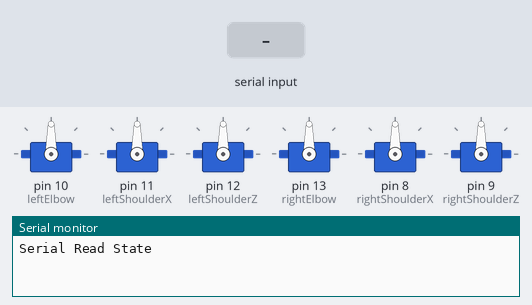
Simulated run of this sketch. Board: Arduino Uno, built with avr-gcc and run on an emulated ATmega328P. Shown: 6 × servo, the last lines printed to the serial monitor. The inputs (shaded band) are chosen by the test bench.

Above: at 1.2 s.
1.3 s: "90,45,200,10,150,30\n" received over Serial
At 2.58 s:
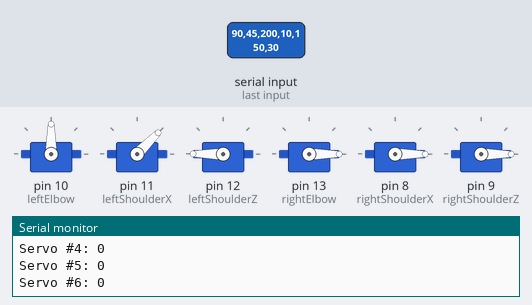
4.1 s: "30,150,10,200,45,90\n" received over Serial
At 4.68 s:
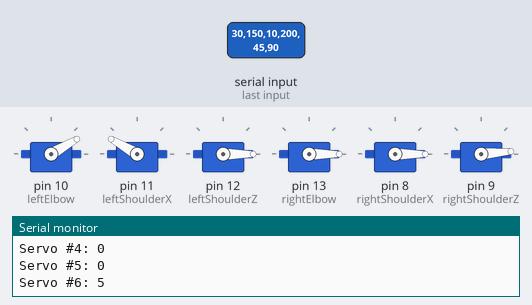
Timing chart, 0 to 7.1 s (numbered marks = the images above; inputs shaded):
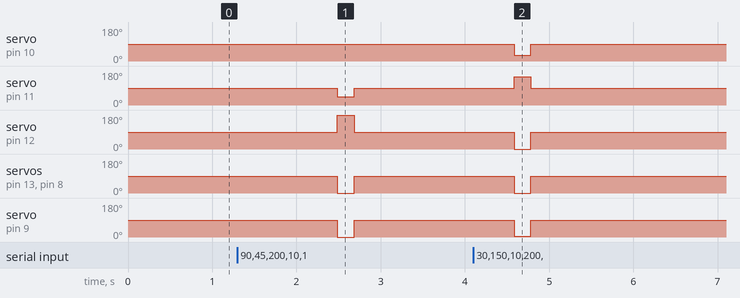

Measured:
- after the input at 1.3 s, servo on pin 11 (leftShoulderX): 90° → 45° after 1.2 s, → 90° 0.20 s later; servo on pin 12 (leftShoulderZ): 90° → 180° after 1.2 s, → 90° 0.20 s later; servo on pin 13 (rightElbow), servo on pin 8 (rightShoulderX), servo on pin 9 (rightShoulderZ): 90° → 0° after 1.2 s, → 90° 0.20 s later
- after the input at 4.1 s, servo on pin 10 (leftElbow): 90° → 30° after 0.48 s, → 90° 0.20 s later; servo on pin 11 (leftShoulderX): 90° → 150° after 0.48 s, → 90° 0.20 s later

The sketch:

serialServoCommands.ino
```cpp
// Further modification is needed for the Social Robot Project
// Updated: April 13, 2014
#include <Servo.h>
Servo leftElbow; //L3
Servo leftShoulderX;//L1
Servo leftShoulderZ; // L2
Servo rightElbow; // R3
Servo rightShoulderX;
Servo rightShoulderZ;


int state = 0;
int valOne;
int valTwo;
int valThree;
int valFour;
int valFive;
int valSix;
char serialVal;
String serialString, servoOne, servoTwo, servoThree, servoFour, servoFive, servoSix;

void setup() {
 leftElbow.attach(10);
 leftShoulderX.attach(11);
 leftShoulderZ.attach(12);
 rightElbow.attach(13); // R3
 rightShoulderX.attach(8); //R1
 rightShoulderZ.attach(9); //R2

  Serial.begin(115200);
}// end of setup


void loop() {
  switch(state){
    case 0:
        serialRead();
        Serial.println("Serial Read State");
        delay(2000);
        state = 1;
    break;


    case 1:
      // Home Position
      moveServos(90, 90, 90, 90, 90, 90);
      serialRead();// initialize serial read function
      if(serialString.length() > 17 ){
              state = 2;
      }
    break;

    case 2:
        subStrings();
        delay(200);
        state = 3;
    break;

    case 3:
         string2IntConvert();
         delay(200);
        state = 4;
    break;

    case 4:// print values state
        serialPrint();//prints all the values
        moveServos(valOne, valTwo, valThree, valFour, valFive, valSix);
        delay(200);
        state = 1;
    break;

  }// end of switch
}// end of loop


// Functions
int string2IntConvert(){
    valOne = atoi(servoOne.c_str());
    valTwo = atoi(servoTwo.c_str());
    valThree = atoi(servoThree.c_str());
    valFour = atoi(servoFour.c_str());
    valFive = atoi(servoFive.c_str());
    valSix = atoi(servoSix.c_str());
    serialString = "";// reset serialString so it can cycle back through with new numbers
}


void serialRead() {
 while(Serial.available()){
     delay(1);
       if(Serial.available() > 0) {
          serialVal = Serial.read();
          serialString += serialVal;
        } // end of if serial.available
      }// end of while
}

void subStrings(){
    servoOne = serialString.substring(0,3);
    servoTwo = serialString.substring(3,6);
    servoThree = serialString.substring(6,9);
    servoFour = serialString.substring(9,12);
    servoFive = serialString.substring(12,15);
    servoSix = serialString.substring(15,18);
}

void serialPrint(){
    Serial.print("Servo #1: ");
    Serial.println(valOne);
    delay(10);
    Serial.print("Servo #2: ");
    Serial.println(valTwo);
    delay(10);
    Serial.print("Servo #3: ");
    Serial.println(valThree);
    delay(10);
    Serial.print("Servo #4: ");
    Serial.println(valFour);
    delay(10);
    Serial.print("Servo #5: ");
    Serial.println(valFive);
    delay(10);
    Serial.print("Servo #6: ");
    Serial.println(valSix);
    delay(10);
}

int moveServos(int LEA, int LSAX, int LSAZ, int REA, int RSAX, int RSAZ){
    leftElbow.write(LEA);
    rightElbow.write(REA);
    leftShoulderX.write(LSAX);
    rightShoulderX.write(RSAX);
    leftShoulderZ.write(LSAZ);
    rightShoulderZ.write(RSAZ);
}
```
